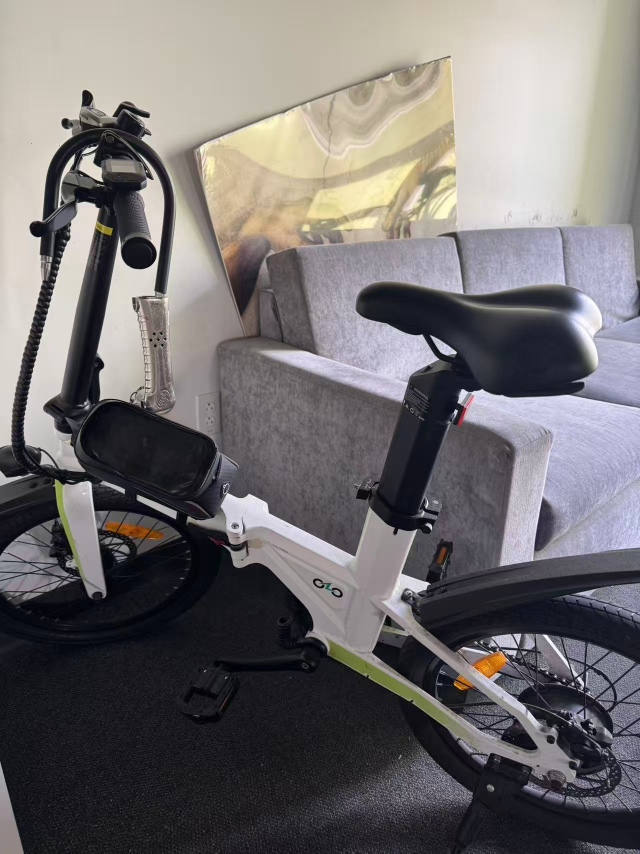
#> input picture Denoising/Project_Folder/Real/bycicle.jpg, 1280 x 1707 px, found by its file name (shown at 1/2 size)
$ jupyter execute --allow-errors bycicle_svr.ipynb
#> lines starting #> are read from the running program, lines starting #| are printed output that depends on the picture
#> `img_gt = cv2.imread(IMG_PATH, cv2.IMREAD_GRAYSCALE)`:
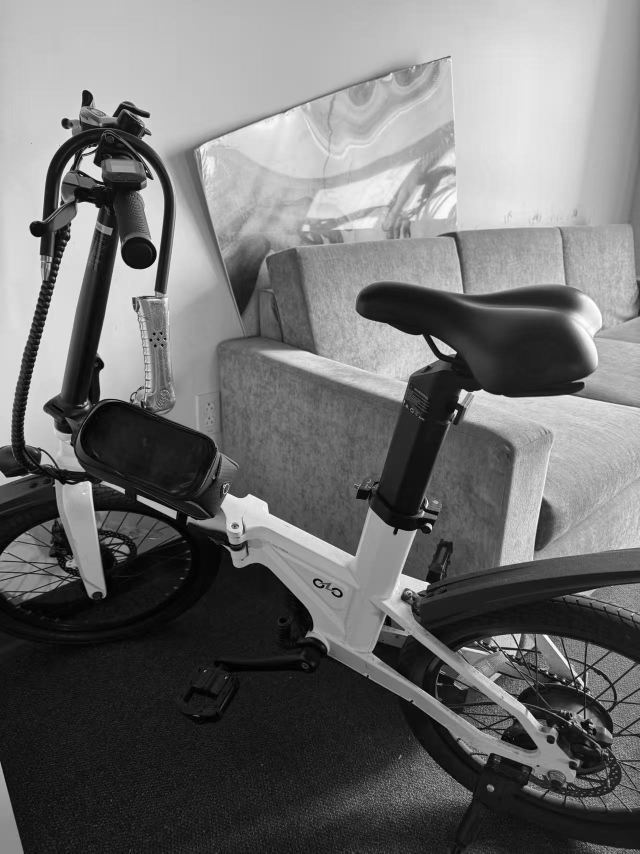
#> img_gt: shape (1707, 1280) (shown at 1/2 size); min 0, max 255, mean 112.5
#| Loaded Bicycle GT: (1707, 1280)
[cell 1]
import os
import cv2
import numpy as np
import matplotlib.pyplot as plt
from sklearn.svm import SVR
from sklearn.feature_extraction.image import extract_patches_2d
from skimage.util import view_as_windows
from skimage.metrics import peak_signal_noise_ratio as psnr
from skimage.metrics import structural_similarity as ssim
from tqdm import tqdm

# ============================
# Configuration
# ============================
IMG_PATH = "data/Real/bycicle.jpg"  # Your Ground Truth Image
BSD68_ROOT = "data/BSD68"           # Training Data Root
SIGMA_LIST = [25]           # Noise levels
PATCH_SIZE = 7
NUM_TRAIN_PATCHES = 10000

# ============================
# Helper Functions
# ============================
def get_image_paths(root_dir, subfolder):
    full_path = os.path.join(root_dir, subfolder)
    if not os.path.exists(full_path):
        raise FileNotFoundError(f"Folder not found: {full_path}")
    files = sorted([f for f in os.listdir(full_path) if f.lower().endswith(('.png', '.jpg', '.jpeg'))])
    return [os.path.join(full_path, f) for f in files]

def load_training_data_from_folders(root_dir, sigma, num_patches=5000, patch_size=7):
    """
    Load training pairs from BSD68 folders (e.g. original vs noisy25)
    """
    print(f"Loading training data from BSD68 folders for Sigma={sigma}...")

    clean_folder = "original_png" if os.path.exists(os.path.join(root_dir, "original_png")) else "original"
    noisy_folder = f"noisy{sigma}"

    clean_paths = get_image_paths(root_dir, clean_folder)
#| Loaded Bicycle GT: (1707, 1280)
    noisy_paths = get_image_paths(root_dir, noisy_folder)

    if len(clean_paths) != len(noisy_paths):
        raise ValueError("Mismatch in number of images in BSD68 folders!")

    X_train = []
    y_train = []

    patches_collected = 0
    max_attempts = num_patches * 5
    attempts = 0

    while patches_collected < num_patches and attempts < max_attempts:
        attempts += 1
        idx = np.random.randint(0, len(clean_paths))

        img_clean = cv2.imread(clean_paths[idx], cv2.IMREAD_GRAYSCALE)
        img_noisy = cv2.imread(noisy_paths[idx], cv2.IMREAD_GRAYSCALE)

        if img_clean is None or img_noisy is None: continue

        img_clean = img_clean.astype(np.float32) / 255.0
        img_noisy = img_noisy.astype(np.float32) / 255.0

        h, w = img_clean.shape
        if h <= patch_size or w <= patch_size: continue

        r = np.random.randint(0, h - patch_size)
        c = np.random.randint(0, w - patch_size)

        # Input: Noisy Patch from BSD68
        patch_noisy = img_noisy[r:r+patch_size, c:c+patch_size]
        # Target: Clean Center Pixel from BSD68
        pixel_clean = img_clean[r+patch_size//2, c+patch_size//2]

        X_train.append(patch_noisy.flatten())
        y_train.append(pixel_clean)
        patches_collected += 1

    return np.array(X_train), np.array(y_train)

class SVRDenoiser:
    def __init__(self, C=10, epsilon=0.02, gamma=0.05):
        self.model = SVR(kernel='rbf', C=C, epsilon=epsilon, gamma=gamma)
        self.patch_size = 7

    # [19 lines left out: functions train, predict, not called in this run]

# ============================
# Main Logic
# ============================
#> (the rest of this cell did not finish here and is left out)

[cell 2]
import os
import cv2
import numpy as np
import matplotlib.pyplot as plt
from sklearn.svm import SVR
from sklearn.feature_extraction.image import extract_patches_2d
from skimage.util import view_as_windows
from skimage.metrics import peak_signal_noise_ratio as psnr
from skimage.metrics import structural_similarity as ssim
from tqdm import tqdm

# ============================
# Configuration
# ============================
IMG_PATH = "data/Real/bycicle.jpg"  # Your Ground Truth Image
BSD68_ROOT = "data/BSD68"           # Training Data Root
SIGMA_LIST = [15, 25, 50]           # Noise levels
PATCH_SIZE = 7
NUM_TRAIN_PATCHES = 10000

# ============================
# Helper Functions
# ============================
def get_image_paths(root_dir, subfolder):
    full_path = os.path.join(root_dir, subfolder)
    if not os.path.exists(full_path):
        raise FileNotFoundError(f"Folder not found: {full_path}")
    files = sorted([f for f in os.listdir(full_path) if f.lower().endswith(('.png', '.jpg', '.jpeg'))])
    return [os.path.join(full_path, f) for f in files]

def load_training_data_from_folders(root_dir, sigma, num_patches=5000, patch_size=7):
    """
    Load training pairs from BSD68 folders (e.g. original vs noisy25)
    """
    print(f"Loading training data from BSD68 folders for Sigma={sigma}...")

    clean_folder = "original_png" if os.path.exists(os.path.join(root_dir, "original_png")) else "original"
    noisy_folder = f"noisy{sigma}"

    clean_paths = get_image_paths(root_dir, clean_folder)
